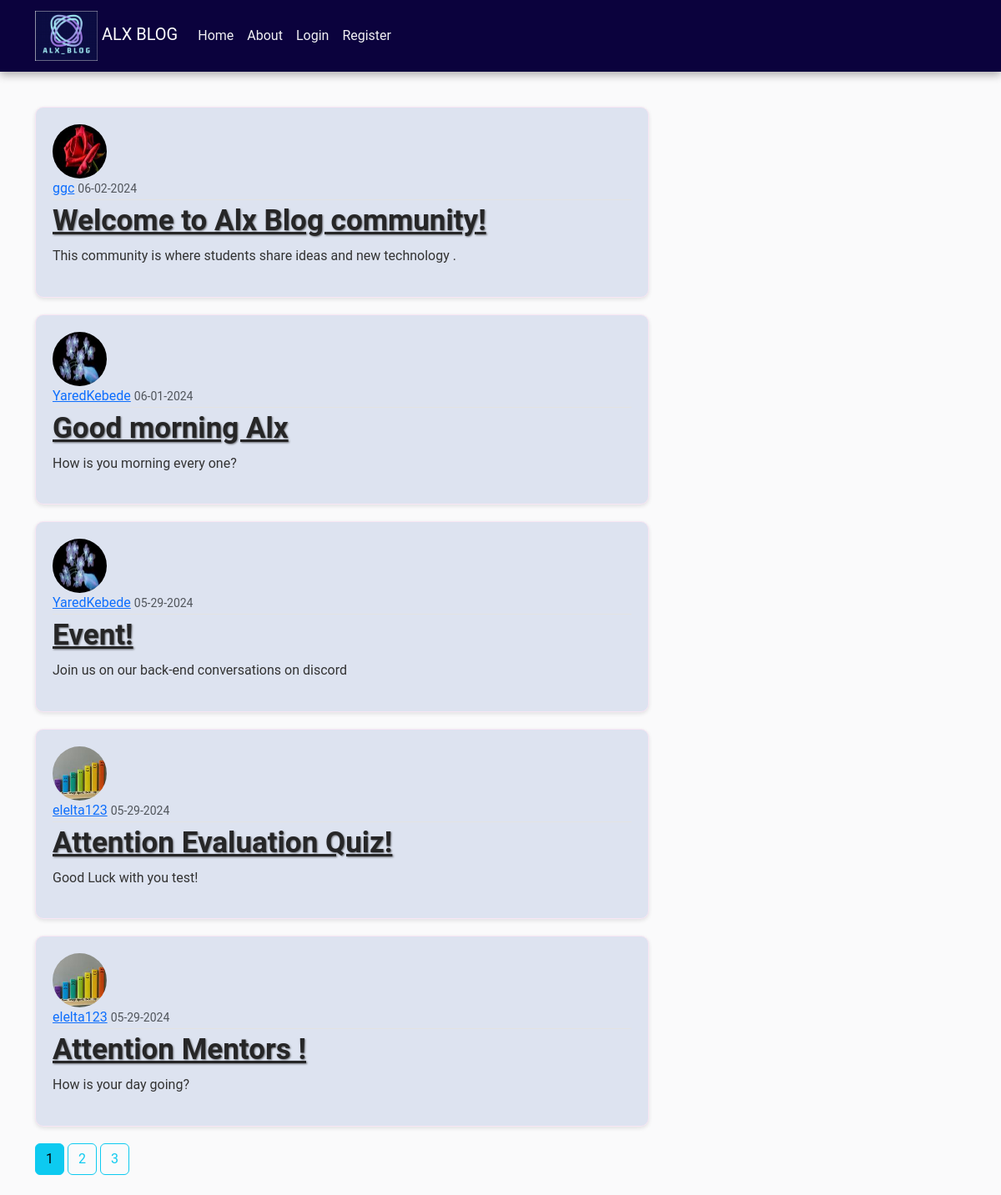
The app's page /home, older data.
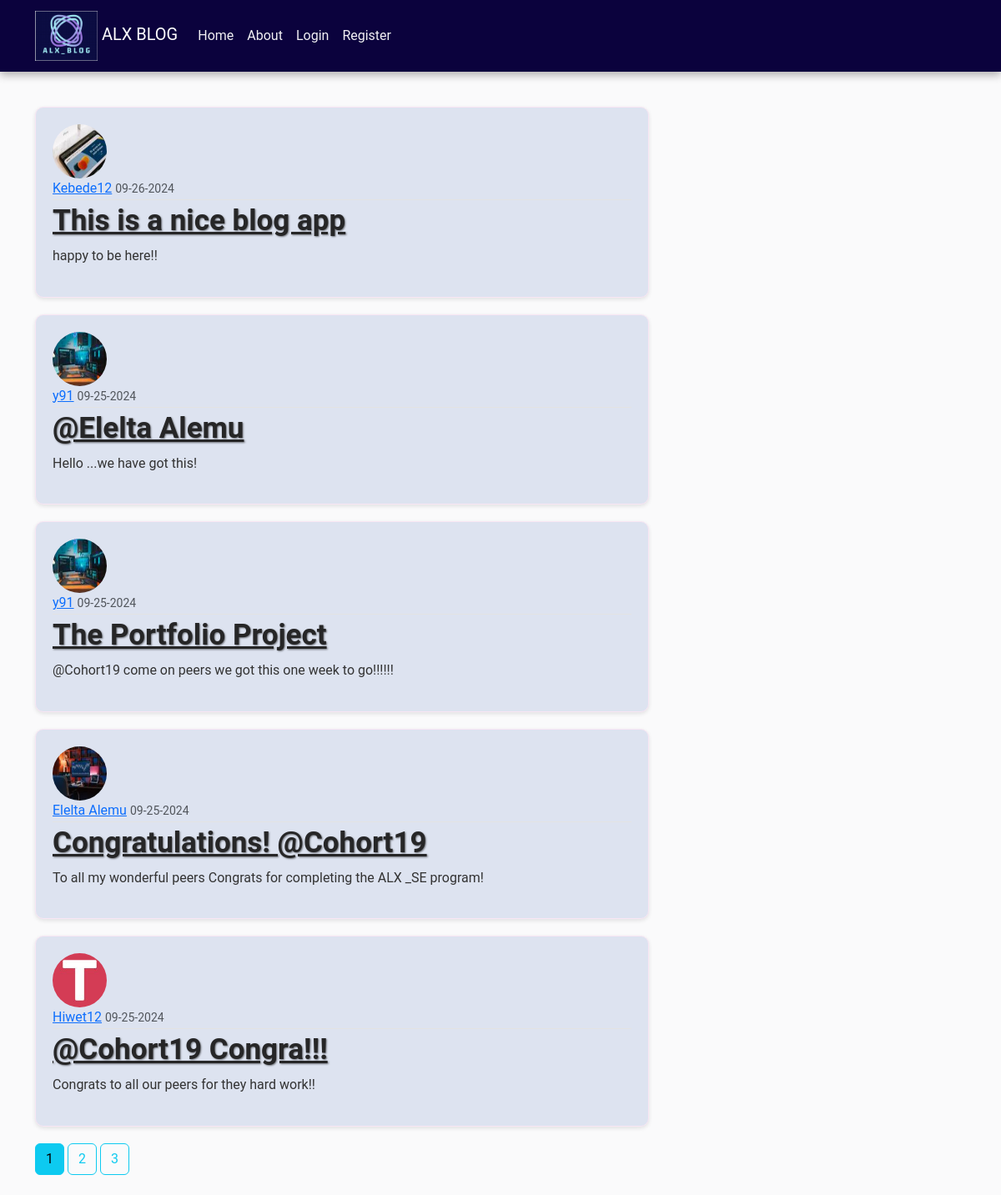
The same page, newer data.
### alxblog/models.py (models this page shows, shortened)
class Post(db.Model):
    id = db.Column(db.Integer, primary_key=True)
    title = db.Column(db.String(150), nullable=False)
    date_posted = db.Column(db.DateTime, nullable=False, default=datetime.utcnow)
    content = db.Column(db.Text, nullable=False)
    user_id = db.Column(db.Integer, db.ForeignKey('user.id'), nullable=False)
    comments = db.relationship('Comment', backref='post', lazy=True)

class User(db.Model, UserMixin):
    id = db.Column(db.Integer, primary_key=True)
    username = db.Column(db.String(20), unique=True, nullable=False)
    email = db.Column(db.String(150), unique=True, nullable=False)
    image_file = db.Column(db.String(20), nullable=False, default='default.jpg')
    password = db.Column(db.String(60), nullable=False)
    posts = db.relationship('Post', backref='author', lazy=True)
    comments = db.relationship('Comment', back_populates='user', lazy=True)

### alxblog/routes.py (the view)
@app.route("/home")
def home():
    page = request.args.get('page', 1, type=int)
    posts = Post.query.order_by(Post.date_posted.desc()).paginate(page=page, per_page=5)
    return render_template('home.html', posts=posts, title='Home')

### alxblog/templates/home.html
{% extends "layout.html" %}
{% block content %}
{% for post in posts.items %}
 <article class="media content-section">
    <img class="rounded-circle article-img" src="{{ url_for('static', filename='profile_pics/' + post.author.image_file) }}">
    <div class="media-body">
      <div class="article-metadata">
        <a class="mr-2" href="#">{{ post.author.username }}</a>
        <small class="text-muted">{{ post.date_posted.strftime('%m-%d-%Y') }}</small>
      </div>
      <h2><a class="article-title" href="{{ url_for('post', post_id=post.id) }}">{{ post.title }}</a></h2>
      <p class="article-content">{{ post.content }}</p>
    </div>
  </article>
{% endfor %}
{% for page_num in posts.iter_pages(left_edge=1, right_edge=1, left_current=1, right_current=2) %}
{% if page_num %}
{% if posts.page == page_num%}
<a class="btn btn-info mb-4" href="{{ url_for('home', page=page_num) }}">{{ page_num }}</a>
{% else %}
<a class="btn btn-outline-info mb-4" href="{{ url_for('home', page=page_num) }}">{{ page_num }}</a>
{% endif %}
{% else %}
...
{% endif %}
{% endfor %}
{% endblock content %}

### alxblog/templates/layout.html (shortened to what this page needs)
<!DOCTYPE html>
<html>
<head>
    <link href="https://cdn.jsdelivr.net/npm/bootstrap@5.3.3/dist/css/bootstrap.min.css" rel="stylesheet">
    <link rel="stylesheet" type="text/css" href="{{ url_for('static', filename='main.css') }}">
</head>
<body>
    <header class="site-header">
        <nav class="navbar navbar-expand-md navbar-dark bg-steel fixed-top">
          <div class="container">
            <a class="navbar-brand mr-4" href="/"> <img src="{{ url_for('static', filename='profile_pics/logo2.png') }}" alt="Alx Blog Logo" style="height: 60px;"> ALX BLOG</a>
            <div class="collapse navbar-collapse" id="navbarToggle">
              <div class="navbar-nav mr-auto">
                <a class="nav-item nav-link" href="{{ url_for('home') }}">Home</a>
                <a class="nav-item nav-link" href="{{ url_for('about') }}">About</a>
              </div>
              <div class="navbar-nav">
                {% if current_user.is_authenticated %}
                <a class="nav-item nav-link" href="{{ url_for('new_post') }}">New Post</a>
                <a class="nav-item nav-link" href="{{ url_for('account') }}">Account</a>
                <a class="nav-item nav-link" href="{{ url_for('logout') }}">Logout</a>
                {% else %}
                <a class="nav-item nav-link" href="{{ url_for('login') }}">Login</a>
                <a class="nav-item nav-link" href="{{ url_for('register') }}">Register</a>
                {% endif %}
              </div>
            </div>
          </div>
        </nav>
      </header>
      <br>
      <br>
      <main role="main" class="container">
        <div class="row">
          <div class="col-md-8">
            {% block content %}{% endblock %}
          </div>
        </div>
      </main>
</body>
</html>

### alxblog/static/main.css (style rules this page uses)
body { background: #fafafb; font-family: "Roboto", sans-serif; font-size: medium; color: #333333; margin-top: 5rem; transition: background 0.5s ease; }
h1, h2, h3, h4, h5, h6 { font-size: 35px; color: #444444; text-shadow: 1px 1px 2px rgba(0, 0, 0, 0.5); }
.bg-steel { background-color: #0b023d; box-shadow: 0 4px 10px rgba(0, 0, 0, 0.3); }
.site-header .navbar-nav .nav-link { color: hsl(260, 11%, 95%); transition: color 0.3s ease; }
.content-section { background: #dde3f0; padding: 20px; border: 1px solid #f8e6f4; border-radius: 10px; margin-bottom: 20px; box-shadow: 0 2px 5px rgba(0, 0, 0, 0.1); transition: transform 0.3s ease; }
.article-title { color: #262627; font-weight: bold; }
.article-content { white-space: pre-line; line-height: 1.6; }
.article-img { height: 65px; width: 65px; margin-right: 16px; border-radius: 50%; }
.article-metadata { padding-bottom: 1px; margin-bottom: 4px; border-bottom: 1px solid #e3e3e3; }

Row changes from the older to the newer data that the page shows:
removed Post: image_file (picture), author.username "ggc", date_posted "06-02-2024", title "Welcome to Alx Blog community!", content "This community is where students share ideas and new technology ."
removed Post: image_file (picture), author.username "YaredKebede", date_posted "06-01-2024", title "Good morning Alx", content "How is you morning every one?"
removed Post: image_file (picture), author.username "YaredKebede", date_posted "05-29-2024", title "Event!", content "Join us on our back-end conversations on discord"
removed Post: image_file (picture), author.username "elelta123", date_posted "05-29-2024", title "Attention Evaluation Quiz!", content "Good Luck with you test!"
removed Post: image_file (picture), author.username "elelta123", date_posted "05-29-2024", title "Attention Mentors !", content "How is your day going?"
added Post: image_file (picture), author.username "Kebede12", date_posted "09-26-2024", title "This is a nice blog app", content "happy to be here!!"
added Post: image_file (picture), author.username "y91", date_posted "09-25-2024", title "@Elelta Alemu", content "Hello ...we have got this!"
added Post: image_file (picture), author.username "y91", date_posted "09-25-2024", title "The Portfolio Project", content "@Cohort19 come on peers we got this one week to go!!!!!!"
added Post: image_file (picture), author.username "Elelta Alemu", date_posted "09-25-2024", title "Congratulations! @Cohort19", content "To all my wonderful peers Congrats for completing the ALX _SE program!"
added Post: image_file (picture), author.username "Hiwet12", date_posted "09-25-2024", title "@Cohort19 Congra!!!", content "Congrats to all our peers for they hard work!!"
